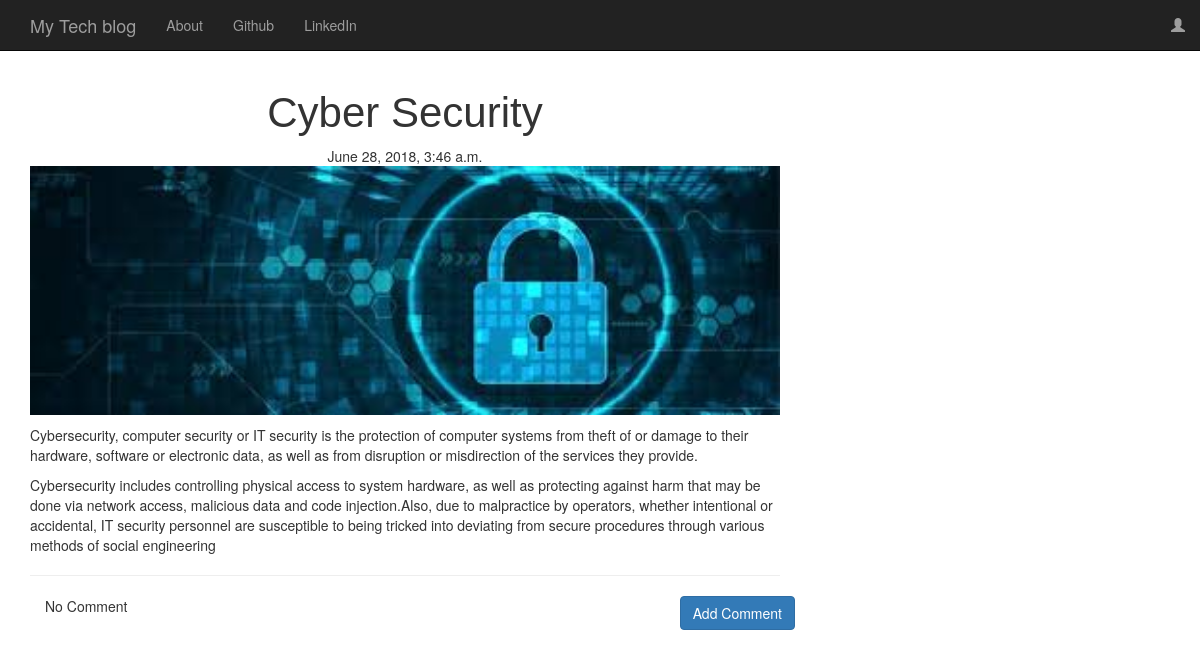
/post/10, run on the app's committed database.
### blog/models.py (models this page shows, shortened)
class Post(models.Model):
    author = models.ForeignKey('auth.user', on_delete=models.CASCADE)
    title = models.CharField(max_length = 256)
    text = models.TextField()
    image = models.ImageField(null=True,blank=True)
    create_date = models.DateTimeField(default = timezone.now())
    published_date = models.DateTimeField(blank = True, null= True)

### blog/views.py (the view)
# urls.py: path('post/<int:pk>', views.PostDetailView.as_view(), name='post_detail'),
class PostDetailView(DetailView):
    model = models.Post

### blog/templates/blog/post_detail.html (shortened to what this page needs)
{% extends 'blog/base.html'%}
{% block content%}
  <h1 class = 'posttitle'>{{post.title}}</h1>
  {% if post.published_date %}
    <div class="date postdate">
        {{post.published_date}}
    </div>
  {% else %}
  <a class="btn btn-default " href="{% url 'post_publish' pk=post.pk%}">Publish</a>
  {% endif %}
  {% if post.image %}
  <img class="img-responsive" src="{{post.image.url}}" width="900px" height="300px" alt="Card image cap" >
  {% endif %}
  <p class = 'postcontent'>{{post.text|safe|linebreaks}}</p>
  <hr>
  <a class="btn btn-primary btn-comment" href="{% url 'add_comment_to_post' pk=post.pk %}">Add Comment</a>
  <div class="container">
    {% for comment in post.comments.all %}
    <br>
    {% if user.is_authenticated or comment.approved_comments %}
      {{comment.create_date}}
        {% if not comment.approved_comments%}
          <a class="btn btn-default" href="{% url 'comment_remove' pk=comment.pk %}">
            <span class="glyphicon glyphicon-remove"></span>
          </a>
          <a class="btn btn-primary" href="{% url 'comment_approve' pk=comment.pk %}">
            <span class="glyphicon glyphicon-ok"></span>
          </a>
        {% endif %}
      <p>{{comment.text|safe|linebreaks}}</p>
      <p>Posted By : {{comment.author}}</p>
    {% endif %}
      {% empty %}
      <p>No Comment</p>
    {% endfor %}
  </div>
{% endblock%}

### blog/static/css/blog.css (style rules this page uses)
.postdate { text-align: center; }
.posttitle { font-family: 'Russo One', sans-serif; font-size: 3em; text-align: center; }
.postcontent { font-family: 'Montserrat'; font-size: 1.5em; }
.btn-comment { position: absolute; right: 0px; }
body { padding-top: 54px; }
@media (min-width: 992px) { body { padding-top: 56px; } }

### blog/static/css/blog-home.css (style rules this page uses)
body { padding-top: 70px; }

### data on the page
Post: title "Cyber Security", published_date "June 28, 2018, 3:46 a.m.", image (picture), text "Cybersecurity, computer security or IT security is the protection of computer systems from theft of or damage to their hardware, software or electronic data, as well as from disruption or misdirection of the services they provide. Cybersecurity includes controlling physical access to system hardware, as well as protecting against harm that may be done via network access, malicious data and code injection.Also, due to malpractice by operators, whether intentional or accidental, IT security personnel are susceptible to being tricked into deviating from secure procedures through various methods of social engineering"
